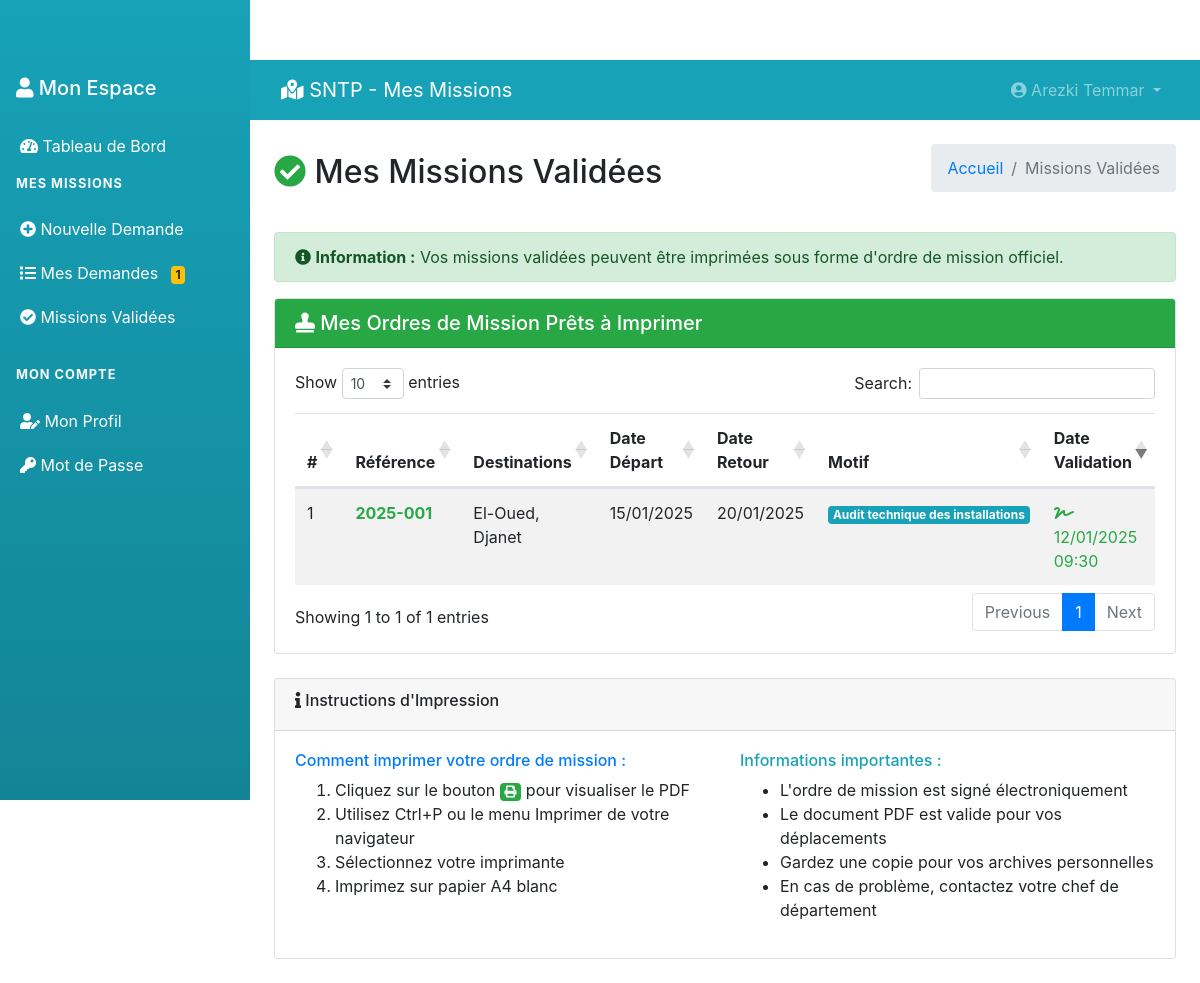
The page /user/validated-missions.php (signed in) on the database its author committed.
### tables this page shows
CREATE TABLE `tblusers` (
  `ID` int(10) NOT NULL,
  `Nom` varchar(200) DEFAULT NULL,
  `Prenom` varchar(200) DEFAULT NULL,
  `Email` varchar(200) DEFAULT NULL,
  `Fonction` varchar(200) DEFAULT NULL,
  `Departement` varchar(200) DEFAULT NULL,
  `MobileNumber` bigint(10) DEFAULT NULL,
  `Password` varchar(200) NOT NULL,
  `Role` enum('admin','chef_departement','user') DEFAULT 'user',
  `RegDate` timestamp NULL DEFAULT current_timestamp(),
  `StampImage` varchar(255) DEFAULT NULL COMMENT 'Cachet officiel du chef',
  `StampDate` datetime DEFAULT NULL
);

CREATE TABLE `tblmissions` (
  `ID` int(10) NOT NULL,
  `UserID` int(5) NOT NULL,
  `SubmittedBy` int(5) DEFAULT NULL,
  `ReferenceNumber` varchar(50) DEFAULT NULL,
  `NomPrenom` varchar(400) DEFAULT NULL,
  `Fonction` varchar(200) DEFAULT NULL,
  `VilleDepart` varchar(200) DEFAULT NULL,
  `DateDepart` date DEFAULT NULL,
  `Destinations` text DEFAULT NULL,
  `ItineraireType` varchar(100) DEFAULT NULL,
  `MotifDeplacement` varchar(300) DEFAULT NULL,
  `MoyenTransport` varchar(200) DEFAULT NULL,
  `DateRetour` date DEFAULT NULL,
  `Observations` text DEFAULT NULL,
  `Status` enum('en_attente','validee','rejetee','en_cours') DEFAULT 'en_attente',
  `Remarque` text DEFAULT NULL,
  `ValidatedBy` int(5) DEFAULT NULL,
  `DateCreation` timestamp NULL DEFAULT current_timestamp(),
  `DateValidation` timestamp NULL DEFAULT NULL ON UPDATE current_timestamp(),
  `SignaturePath` varchar(255) DEFAULT NULL COMMENT 'Signature manuscrite lors de la validation',
  `StampPath` varchar(255) DEFAULT NULL COMMENT 'Cachet officiel utilisé'
);

### user/validated-missions.php (the view, shortened to what this page needs)
<?php
include('../includes/config.php');
if (strlen($_SESSION['GMSuid']) == 0) {
    header('location:logout.php');
} else {
?>
<!DOCTYPE html>
<html lang="fr">
<head>
    <link href="https://cdn.jsdelivr.net/npm/bootstrap@4.6.2/dist/css/bootstrap.min.css" rel="stylesheet">
    <link href="https://cdnjs.cloudflare.com/ajax/libs/font-awesome/5.15.4/css/all.min.css" rel="stylesheet">
    <link href="https://cdn.datatables.net/1.11.5/css/dataTables.bootstrap4.min.css" rel="stylesheet">
</head>
<body>
    <?php include_once('includes/sidebar.php'); ?>
    <div class="main-content">
        <?php include_once('includes/header.php'); ?>
        <div class="container-fluid p-4">
            <div class="d-flex justify-content-between align-items-center mb-4">
                <h2><i class="fas fa-check-circle text-success"></i> Mes Missions Validées</h2>
                <nav aria-label="breadcrumb">
                    <ol class="breadcrumb">
                        <li class="breadcrumb-item"><a href="dashboard.php">Accueil</a></li>
                        <li class="breadcrumb-item active">Missions Validées</li>
                    </ol>
                </nav>
            </div>
            <div class="alert alert-success">
                <i class="fas fa-info-circle"></i>
                <strong>Information :</strong> Vos missions validées peuvent être imprimées sous forme d'ordre de mission officiel.
            </div>
            <div class="card">
                <div class="card-header bg-success text-white">
                    <h5 class="mb-0">
                        <i class="fas fa-stamp"></i>
                        Mes Ordres de Mission Prêts à Imprimer
                    </h5>
                </div>
                <div class="card-body">
                    <div class="table-responsive">
                        <table class="table table-striped data-table">
                            <thead>
                                <tr>
                                    <th>#</th>
                                    <th>Référence</th>
                                    <th>Destinations</th>
                                    <th>Date Départ</th>
                                    <th>Date Retour</th>
                                    <th>Motif</th>
                                    <th>Date Validation</th>
                                </tr>
                            </thead>
                            <tbody>
                                <?php
                                $sql = "SELECT * FROM tblmissions WHERE UserID=:uid AND Status='validee' ORDER BY DateValidation DESC";
                                $query = $dbh->prepare($sql);
                                $query->bindParam(':uid', $uid, PDO::PARAM_STR);
                                $query->execute();
                                $results = $query->fetchAll(PDO::FETCH_OBJ);
                                $cnt = 1;
                                if($query->rowCount() > 0) {
                                    foreach($results as $row) {
                                ?>
                                <tr>
                                    <td><?php echo $cnt; ?></td>
                                    <td>
                                        <strong class="text-success"><?php echo htmlentities($row->ReferenceNumber); ?></strong>
                                    </td>
                                    <td><?php echo htmlentities($row->Destinations); ?></td>
                                    <td><?php echo date('d/m/Y', strtotime($row->DateDepart)); ?></td>
                                    <td><?php echo date('d/m/Y', strtotime($row->DateRetour)); ?></td>
                                    <td>
                                        <span class="badge badge-info">
                                            <?php echo htmlentities($row->MotifDeplacement); ?>
                                        </span>
                                    </td>
                                    <td>
                                        <span class="text-success">
                                            <i class="fas fa-signature"></i>
                                            <?php echo date('d/m/Y H:i', strtotime($row->DateValidation)); ?>
                                        </span>
                                    </td>
                                </tr>
                                <?php $cnt++; }
                                } ?>
                            </tbody>
                        </table>
                    </div>
                </div>
            </div>
            <?php if($query->rowCount() > 0) { ?>
            <div class="mt-4">
                <div class="card">
                    <div class="card-header">
                        <h6><i class="fas fa-info"></i> Instructions d'Impression</h6>
                    </div>
                    <div class="card-body">
                        <div class="row">
                            <div class="col-md-6">
                                <h6 class="text-primary">Comment imprimer votre ordre de mission :</h6>
                                <ol>
                                    <li>Cliquez sur le bouton <span class="badge badge-success"><i class="fas fa-print"></i></span> pour visualiser le PDF</li>
                                    <li>Utilisez Ctrl+P ou le menu Imprimer de votre navigateur</li>
                                    <li>Sélectionnez votre imprimante</li>
                                    <li>Imprimez sur papier A4 blanc</li>
                                </ol>
                            </div>
                            <div class="col-md-6">
                                <h6 class="text-info">Informations importantes :</h6>
                                <ul>
                                    <li>L'ordre de mission est signé électroniquement</li>
                                    <li>Le document PDF est valide pour vos déplacements</li>
                                    <li>Gardez une copie pour vos archives personnelles</li>
                                    <li>En cas de problème, contactez votre chef de département</li>
                                </ul>
                            </div>
                        </div>
                    </div>
                </div>
            </div>
            <?php } ?>
        </div>
    </div>
</body>
</html>
<?php } ?>

### user/includes/header.php (shortened to what this page needs)
<nav class="navbar navbar-expand-lg navbar-dark bg-info">
    <div class="container-fluid">
        <a class="navbar-brand" href="dashboard.php">
            <i class="fas fa-map-marked-alt"></i> SNTP - Mes Missions
        </a>
        <div class="collapse navbar-collapse" id="navbarNav">
            <ul class="navbar-nav ml-auto">
                <li class="nav-item dropdown">
                    <a class="nav-link dropdown-toggle" href="#" id="navbarDropdown" role="button" data-toggle="dropdown">
                        <i class="fas fa-user-circle"></i>
                        <?php
                        $uid = $_SESSION['GMSuid'];
                        $sql = "SELECT Nom,Prenom FROM tblusers WHERE ID=:uid";
                        $query = $dbh->prepare($sql);
                        $query->bindParam(':uid',$uid,PDO::PARAM_STR);
                        $query->execute();
                        $result = $query->fetch(PDO::FETCH_OBJ);
                        echo htmlentities($result->Prenom . ' ' . $result->Nom);
                        ?>
                    </a>
                </li>
            </ul>
        </div>
    </div>
</nav>

### user/includes/sidebar.php (style rules this page uses)
.main-content { margin-left: 250px; padding-top: 60px; }
.nav-link { padding: 10px 20px; border-radius: 0; transition: background-color 0.3s; }

### rows shown on the page
tblusers: Prenom+Nom "Arezki Temmar"
tblmissions: ReferenceNumber "2025-001", Destinations "El-Oued, Djanet", DateDepart "15/01/2025", DateRetour "20/01/2025", MotifDeplacement "Audit technique des installations", DateValidation "12/01/2025 09:30"

### other values the page prints
$pending "1"
